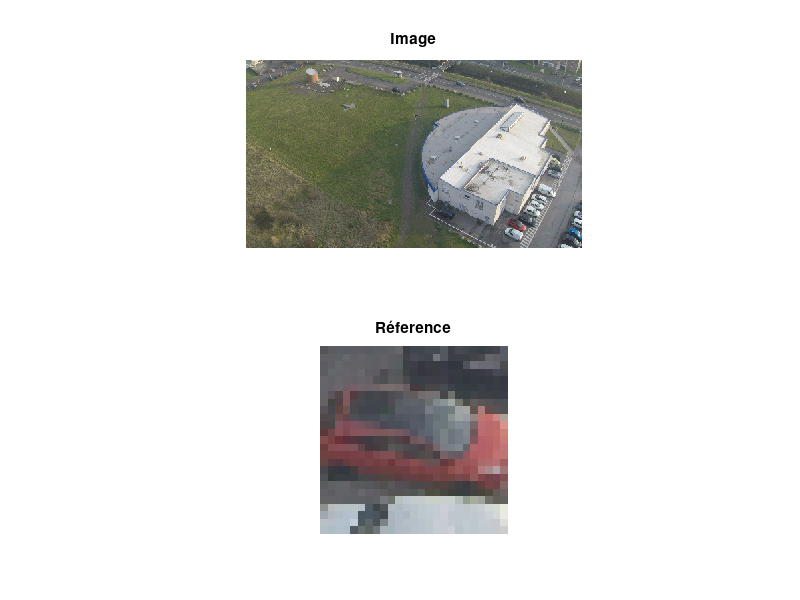

Write MATLAB code to recreate this figure. (Note: this script raises an error after producing the figure.)
load parking.mat


%%

figure(1)
subplot(2,1,1);
imshow(I);
title("Image");

subplot(2,1,2);
imshow(uint8(X));
title("Réference");

%%
C_norm = CorrImage(I,X,true); % calculer la matrice des corrélations normalisée.

%%

figure(3)
subplot(2,2,1);
imshow(I);
title("Image")
subplot(2,2,2);
imshow(uint8(X));
title("Réference")

subplot(2,2,3);
imshow(C_norm,[]);
title("Corrélation normalisé")
%%

[P,Cs]=DetectPic(C_norm,0.9);

figure(3)

subplot(2,2,1);
imshow(I);
title("Image")
AffRes(P,25,3)

subplot(2,2,2);
imshow(uint8(X));
title("Réference")

subplot(2,2,3);
imshow(C_norm);
title("Corrélation normalisée")

subplot(2,2,4);
imshow(Cs);
title("Detection objet")
%%
J = colorspace('rgb->luv',I);
Y = colorspace('rgb->luv',X);
C_norm = CorrImage(J,Y,true); % calculer la matrice des corrélations normalisée.
figure(4);
subplot(2,2,1);
imshow(J,[]);
title("Image ")

subplot(2,2,2);
imshow(uint8(Y));
title("Réference")

subplot(2,2,3);
imshow(C_norm,[]);
title("Corrélation normalisée")

subplot(2,2,4);
imshow(Cs,[]);
title("Detection objet")



%%
[P,Cs]=DetectPic(C_norm,0.9);

figure(3)

subplot(2,2,1);
imshow(I);
title("Image")
AffRes(P,25,3)

subplot(2,2,2);
imshow(uint8(X));
title("Réference")

subplot(2,2,3);
imshow(C_norm,[]);
title("Corrélation normalisée")

subplot(2,2,4);
imshow(Cs,[]);
title("Detection objet")
